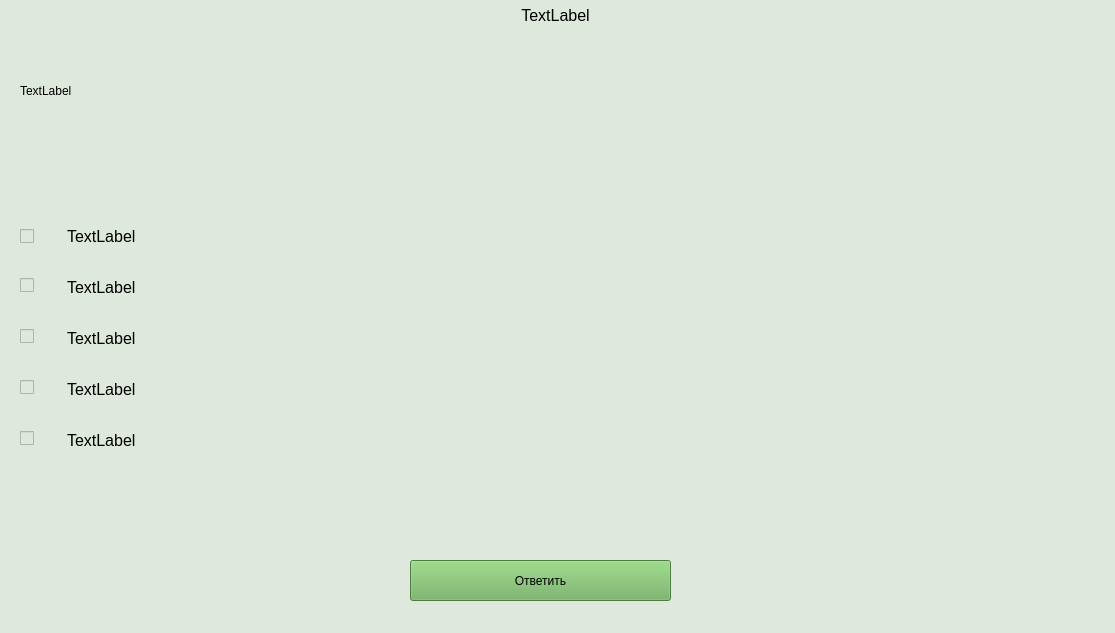
<?xml version="1.0" encoding="UTF-8"?>
<ui version="4.0">
 <class>MainWindow</class>
 <widget class="QMainWindow" name="MainWindow">
  <property name="geometry">
   <rect>
    <x>0</x>
    <y>0</y>
    <width>1115</width>
    <height>633</height>
   </rect>
  </property>
  <property name="windowTitle">
   <string>MainWindow</string>
  </property>
  <property name="styleSheet">
   <string notr="true">background-color: #dfe8dc</string>
  </property>
  <widget class="QWidget" name="centralwidget">
   <widget class="QWidget" name="verticalLayoutWidget">
    <property name="geometry">
     <rect>
      <x>20</x>
      <y>40</y>
      <width>1071</width>
      <height>101</height>
     </rect>
    </property>
    <layout class="QVBoxLayout" name="verticalLayout">
     <item>
      <widget class="QLabel" name="label">
       <property name="styleSheet">
        <string notr="true">font: 12pt &quot;Arial&quot;;</string>
       </property>
       <property name="text">
        <string>TextLabel</string>
       </property>
       <property name="wordWrap">
        <bool>true</bool>
       </property>
      </widget>
     </item>
    </layout>
   </widget>
   <widget class="QPushButton" name="pushButton">
    <property name="geometry">
     <rect>
      <x>410</x>
      <y>560</y>
      <width>261</width>
      <height>41</height>
     </rect>
    </property>
    <property name="styleSheet">
     <string notr="true">QPushButton {
	background-color: #6bad5a;
	font: 12pt &quot;Arial&quot;;
}

QPushButton:hover {
	background-color: #86d672;
}</string>
    </property>
    <property name="text">
     <string>Ответить</string>
    </property>
   </widget>
   <widget class="QLabel" name="label_2">
    <property name="geometry">
     <rect>
      <x>20</x>
      <y>0</y>
      <width>1071</width>
      <height>31</height>
     </rect>
    </property>
    <property name="font">
     <font>
      <family>Arial</family>
      <pointsize>12</pointsize>
     </font>
    </property>
    <property name="text">
     <string>TextLabel</string>
    </property>
    <property name="alignment">
     <set>Qt::AlignCenter</set>
    </property>
   </widget>
   <widget class="QWidget" name="formLayoutWidget">
    <property name="geometry">
     <rect>
      <x>20</x>
      <y>150</y>
      <width>1071</width>
      <height>401</height>
     </rect>
    </property>
    <layout class="QFormLayout" name="formLayout">
     <property name="fieldGrowthPolicy">
      <enum>QFormLayout::AllNonFixedFieldsGrow</enum>
     </property>
     <property name="formAlignment">
      <set>Qt::AlignLeading|Qt::AlignLeft|Qt::AlignVCenter</set>
     </property>
     <property name="horizontalSpacing">
      <number>7</number>
     </property>
     <item row="0" column="0">
      <widget class="QCheckBox" name="checkBox">
       <property name="text">
        <string> </string>
       </property>
      </widget>
     </item>
     <item row="0" column="1">
      <widget class="QLabel" name="label_3">
       <property name="font">
        <font>
         <family>Arial</family>
         <pointsize>12</pointsize>
        </font>
       </property>
       <property name="text">
        <string>TextLabel</string>
       </property>
       <property name="wordWrap">
        <bool>true</bool>
       </property>
      </widget>
     </item>
     <item row="1" column="0">
      <spacer name="horizontalSpacer">
       <property name="orientation">
        <enum>Qt::Horizontal</enum>
       </property>
       <property name="sizeHint" stdset="0">
        <size>
         <width>40</width>
         <height>20</height>
        </size>
       </property>
      </spacer>
     </item>
     <item row="2" column="0">
      <widget class="QCheckBox" name="checkBox_2">
       <property name="text">
        <string/>
       </property>
      </widget>
     </item>
     <item row="2" column="1">
      <widget class="QLabel" name="label_4">
       <property name="font">
        <font>
         <family>Arial</family>
         <pointsize>12</pointsize>
        </font>
       </property>
       <property name="text">
        <string>TextLabel</string>
       </property>
       <property name="wordWrap">
        <bool>true</bool>
       </property>
      </widget>
     </item>
     <item row="3" column="0">
      <spacer name="horizontalSpacer_2">
       <property name="orientation">
        <enum>Qt::Horizontal</enum>
       </property>
       <property name="sizeHint" stdset="0">
        <size>
         <width>40</width>
         <height>20</height>
        </size>
       </property>
      </spacer>
     </item>
     <item row="4" column="0">
      <widget class="QCheckBox" name="checkBox_3">
       <property name="text">
        <string/>
       </property>
      </widget>
     </item>
     <item row="4" column="1">
      <widget class="QLabel" name="label_5">
       <property name="font">
        <font>
         <family>Arial</family>
         <pointsize>12</pointsize>
        </font>
       </property>
       <property name="text">
        <string>TextLabel</string>
       </property>
       <property name="wordWrap">
        <bool>true</bool>
       </property>
      </widget>
     </item>
     <item row="5" column="0">
      <spacer name="horizontalSpacer_3">
       <property name="orientation">
        <enum>Qt::Horizontal</enum>
       </property>
       <property name="sizeHint" stdset="0">
        <size>
         <width>40</width>
         <height>20</height>
        </size>
       </property>
      </spacer>
     </item>
     <item row="6" column="0">
      <widget class="QCheckBox" name="checkBox_4">
       <property name="text">
        <string/>
       </property>
      </widget>
     </item>
     <item row="6" column="1">
      <widget class="QLabel" name="label_6">
       <property name="font">
        <font>
         <family>Arial</family>
         <pointsize>12</pointsize>
        </font>
       </property>
       <property name="text">
        <string>TextLabel</string>
       </property>
       <property name="wordWrap">
        <bool>true</bool>
       </property>
      </widget>
     </item>
     <item row="7" column="0">
      <spacer name="horizontalSpacer_4">
       <property name="orientation">
        <enum>Qt::Horizontal</enum>
       </property>
       <property name="sizeHint" stdset="0">
        <size>
         <width>40</width>
         <height>20</height>
        </size>
       </property>
      </spacer>
     </item>
     <item row="8" column="0">
      <widget class="QCheckBox" name="checkBox_5">
       <property name="text">
        <string/>
       </property>
      </widget>
     </item>
     <item row="8" column="1">
      <widget class="QLabel" name="label_7">
       <property name="font">
        <font>
         <family>Arial</family>
         <pointsize>12</pointsize>
        </font>
       </property>
       <property name="text">
        <string>TextLabel</string>
       </property>
       <property name="wordWrap">
        <bool>true</bool>
       </property>
      </widget>
     </item>
     <item row="9" column="0">
      <spacer name="horizontalSpacer_5">
       <property name="orientation">
        <enum>Qt::Horizontal</enum>
       </property>
       <property name="sizeHint" stdset="0">
        <size>
         <width>40</width>
         <height>20</height>
        </size>
       </property>
      </spacer>
     </item>
    </layout>
   </widget>
  </widget>
  <widget class="QStatusBar" name="statusbar"/>
 </widget>
 <resources/>
 <connections/>
</ui>
